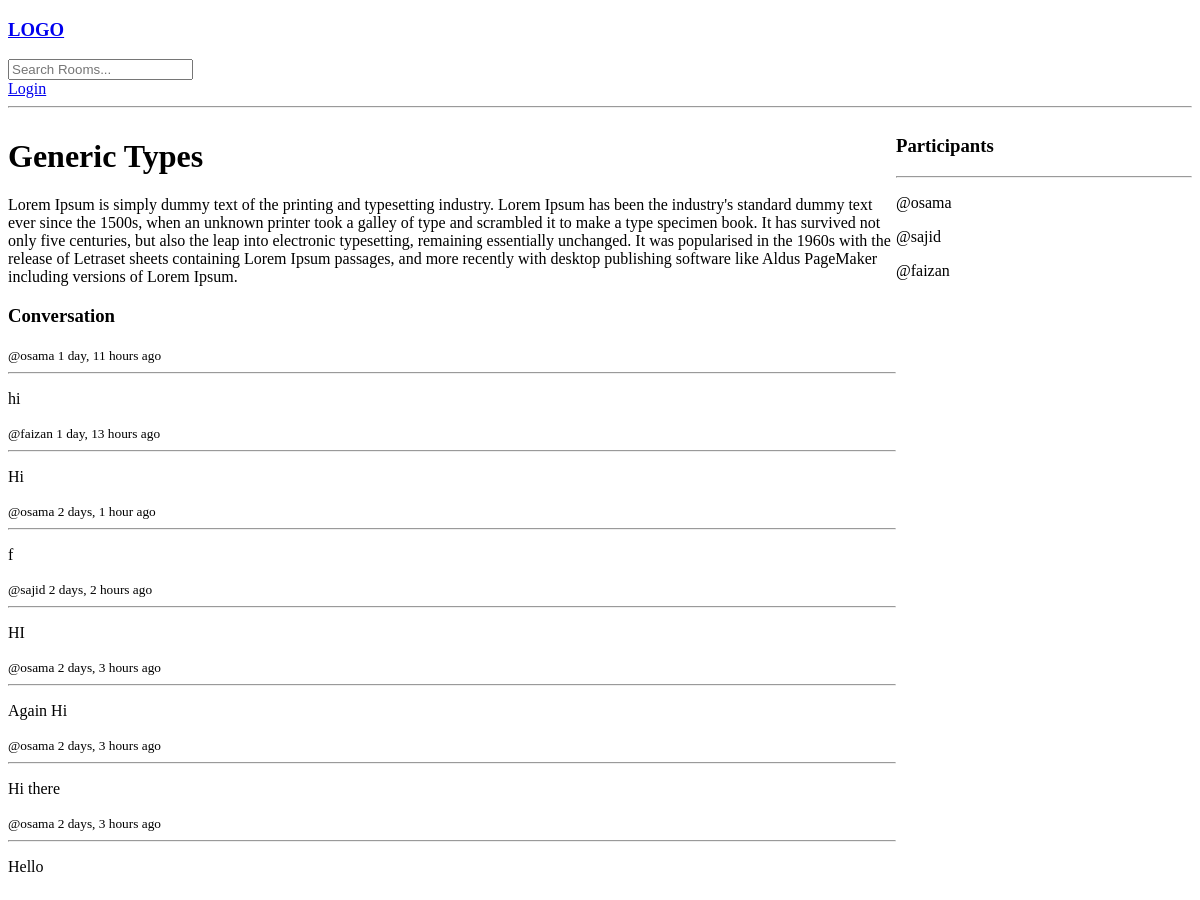
Page /room/17 on the earlier database version.
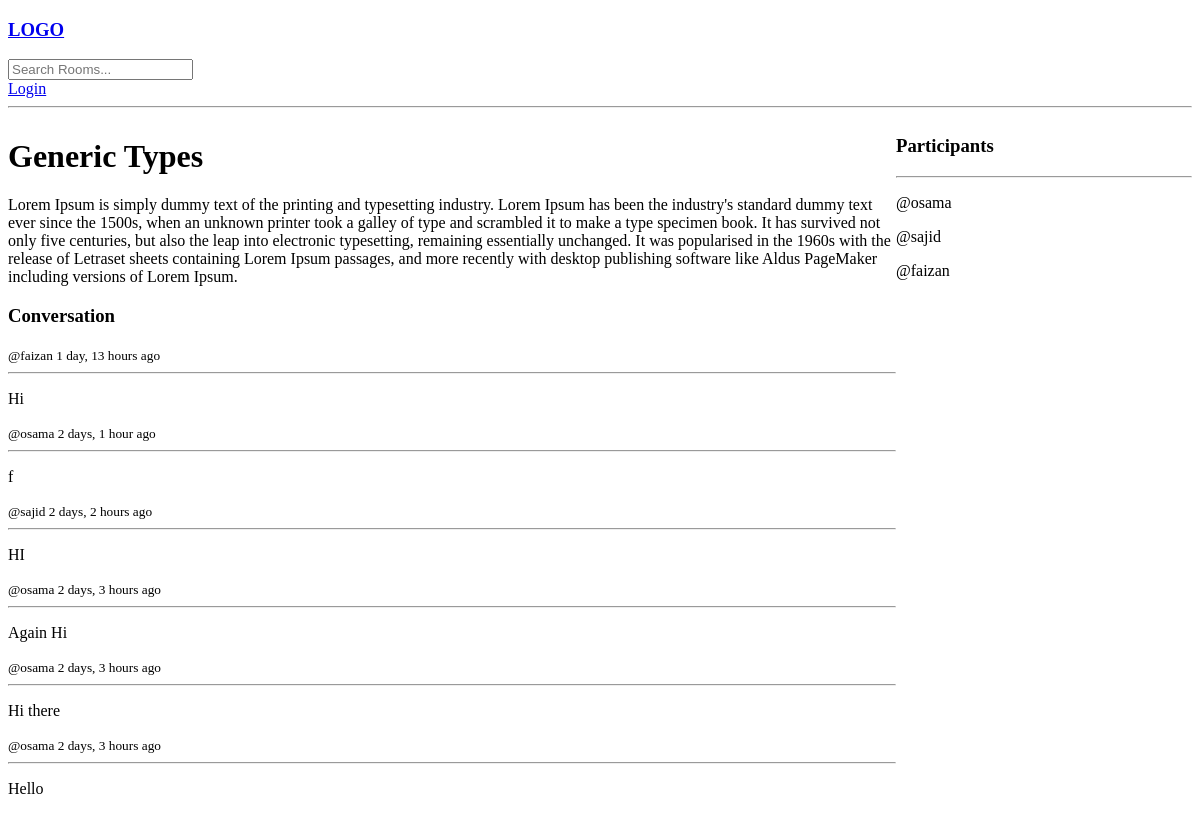
Same page on the later database version.
### base/models.py (models this page shows, shortened)
class Message(models.Model):
        user = models.ForeignKey(User, on_delete=models.CASCADE)
        room = models.ForeignKey(Room, on_delete=models.CASCADE)
        body = models.TextField()
        update=models.DateTimeField(auto_now=True)
        created = models.DateTimeField(auto_now_add=True)
        class Meta:
                ordering = ['-update', '-created']

### base/views.py (the view, shortened to what this page needs)
# urls.py: path("room/<str:pk>",views.room, name="room"),
def room(request, pk):
    room = Room.objects.get(id=pk)
    room_messages = room.message_set.all()
    participants = room.participants.all()
    print(participants)
    context = {'room':room, 'room_messages':room_messages , 'participants':participants}
    return render(request ,'base/room.html', context )

### base/templates/base/room.html (shortened to what this page needs)
{% extends 'main.html' %}
{% block content %}
<div class="room-container">
    <div class="content-of-room">
        <h1>{{room.name}}</h1>
        <p>{{room.description}}</p>
        <div class="comment-wrapper">
            <h3>Conversation</h3>
            {% for message in room_messages %}
                <div>
                    <small>@{{message.user}}  {{message.created | timesince}} ago</small>
                    <hr>
                    <p>{{message.body}}</p>
                </div>
            {% endfor %}
        </div>
    </div class="participants">
    <div>
        <h3>Participants</h3>
        <hr>
        {% for user in participants %}
            <div>
                <p>@{{user.username}}</p>
            </div>
        {% endfor %}
    </div>
</div>
{% endblock content %}

Differences in the rows shown:
removed Message: user "osama", created "1 day, 11 hours", body "hi"
